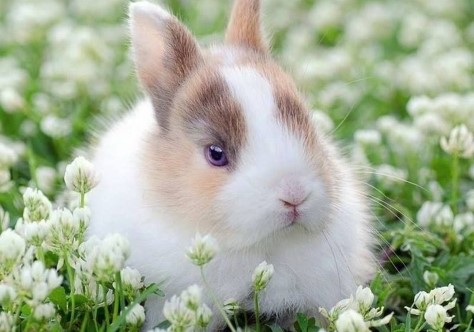
#> input picture Tugas4/k.jpg, 474 x 332 px
$ python 'GaussianLowpassFilter&IdealHighpassFilter.py'
#> lines starting #> are read from the running program, lines starting #| are printed output that depends on the picture; after the words box and inside, x2 and y2 are one past the last pixel; in counts of white or black regions, pixels touching at a corner belong together
import numpy as np
import cv2
from matplotlib import pyplot as plt

def gaussian_lpfilter(rows, cols, sigma):
    mask = np.zeros((rows, cols), np.uint8)
    crow, ccol = rows//2, cols//2
    for i in range(rows):
        for j in range(cols):
            d = np.sqrt((i-crow)**2 + (j-ccol)**2)
            mask[i, j] = np.exp(-(d**2) / (2 * sigma**2))
    return mask

def ideal_hpfilter(rows, cols, radius):
    mask = np.ones((rows, cols), np.uint8)
    crow, ccol = rows//2, cols//2
    for i in range(rows):
        for j in range(cols):
            if np.sqrt((i-crow)**2 + (j-ccol)**2) <= radius:
                mask[i, j] = 0
    return mask

# Baca gambar
img = cv2.imread('k.jpg', 0)
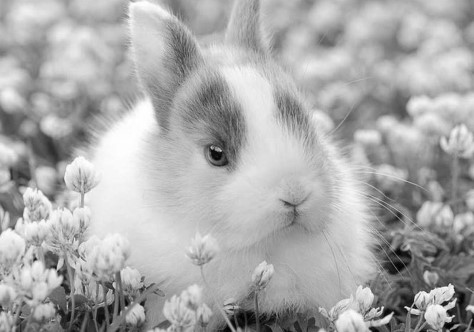
#> img: shape (332, 474); min 0, max 255, mean 170.5

# Lakukan transformasi Fourier
f = np.fft.fft2(img)
fshift = np.fft.fftshift(f)

# Buat Gaussian Lowpass Filter
rows, cols = img.shape
#> rows = 332; cols = 474
mask_gaussian = gaussian_lpfilter(rows, cols, 50)
#> after the loop in gaussian_lpfilter, `for i in range(rows):`:
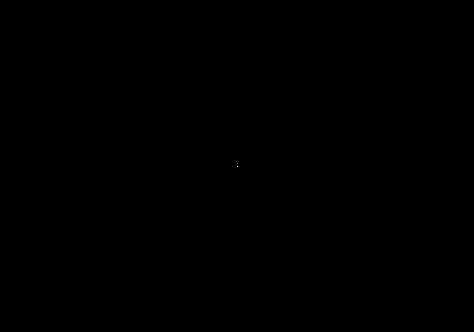
#> mask: shape (332, 474); values 0 (black) and 1 (white), 0% white in thin lines or dots, all inside (x1, y1, x2, y2) = (237, 166, 238, 167)

# Buat Ideal Highpass Filter
mask_ideal = ideal_hpfilter(rows, cols, 50)
#> after the loop in ideal_hpfilter, `for i in range(rows):`:
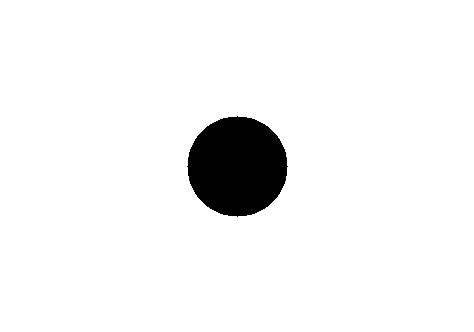
#> mask: shape (332, 474); values 0 (black) and 1 (white), 95% white; 1 black region, box (x1, y1, x2, y2) and area: (187, 116, 288, 217) 7845

# Aplikasikan filter pada gambar dalam domain frekuensi
fshift_gaussian = fshift * mask_gaussian
fshift_ideal = fshift * mask_ideal

# Kembalikan gambar ke domain spasial
f_ishift_gaussian = np.fft.ifftshift(fshift_gaussian)
img_back_gaussian = np.fft.ifft2(f_ishift_gaussian)
img_back_gaussian = np.abs(img_back_gaussian)
#> img_back_gaussian: shape (332, 474) float64; every value is 170.5

f_ishift_ideal = np.fft.ifftshift(fshift_ideal)
img_back_ideal = np.fft.ifft2(f_ishift_ideal)
img_back_ideal = np.abs(img_back_ideal)
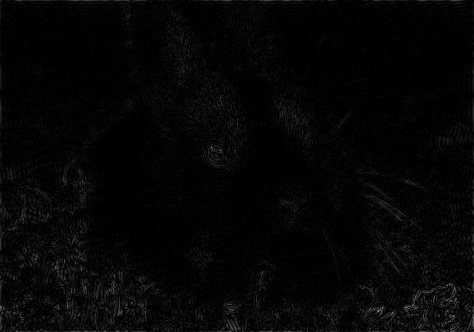
#> img_back_ideal: shape (332, 474) float64; min 3.62e-05, max 127.7, mean 5.8

# Tampilkan gambar hasil
plt.subplot(221),plt.imshow(img, cmap = 'gray')
plt.title('Gambar Asli'), plt.xticks([]), plt.yticks([])
plt.subplot(222),plt.imshow(img_back_gaussian, cmap = 'gray')
plt.title('Gaussian LPF'), plt.xticks([]), plt.yticks([])
plt.subplot(223),plt.imshow(img_back_ideal, cmap = 'gray')
plt.title('Ideal HPF'), plt.xticks([]), plt.yticks([])
plt.show()
